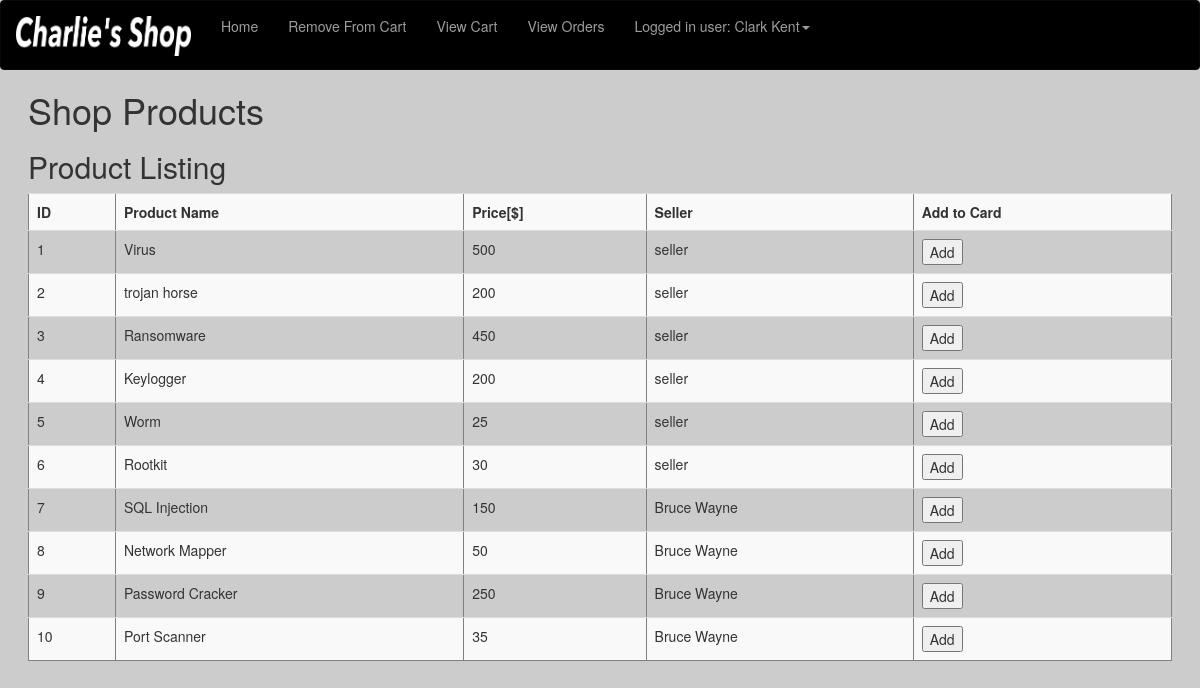
The app's page /C_shopProduct.php (signed in) with its own data.
### tables this page shows
CREATE TABLE `products` (
  `productID` int(11) NOT NULL,
  `productName` varchar(20) NOT NULL,
  `productPrice` varchar(20) NOT NULL,
  `productSeller` varchar(20) NOT NULL
);

### C_shopProduct.php (the view, shortened to what this page needs)
<?php
include ('connection.php');
?>
<?php
@$db = mysqli_connect($DBHost, $DBUser, $DBPassword, $DBName);
?>
<!DOCTYPE html>
<html>
		 <link rel="stylesheet" href="https://maxcdn.bootstrapcdn.com/bootstrap/3.4.1/css/bootstrap.min.css">
	<link rel="stylesheet" href="Style.css">
    </head>
    <body>
 <nav class="navbar navbar-inverse navbar-custom">
     <ul class="nav navbar-nav">
        	 <a class="navbar-brand" href="C_customerHome.php">
            <img src="images/Logo.png" alt="Logo"><br></a>
        <li>
           <a href="C_customerHome.php ">Home</a>
        </li>
        <li>
			<a href="C_removeCart.php">Remove From Cart</a>
        </li>
         <li>
            <a href="C_ViewCart.php">View Cart</a>
        </li>
		 <li>
            <a href='C_viewOrders.php'>View Orders</a><br>
        </li>
			<li class="dropdown">
            <a class="dropdown-toggle" data-toggle="dropdown" href="#"><?php
			echo "Logged in user: " . $_SESSION['user']['username'] ;
		?><span class="caret"></a>
        </li>
     </ul>
	</nav>
<main>
<h1>Shop Products</h1>
    <?php
		  $sql = 'SELECT * FROM Products';
  $result = mysqli_query($db, $sql);
        if(mysqli_num_rows($result) == 0) echo "<h2>There are Currently no members registered!</h2>";
        else{
            echo "<h2>Product Listing</h2>";
            echo "<table  class='table table-striped' border='1'>";
            echo "<tr><th>ID</th><th>Product Name</th><th>Price[$]</th><th>Seller</th><th>Add to Card</th></tr>";
            while($row = mysqli_fetch_assoc($result)){
                echo "<tr>";
                foreach($row as $value)
                {
                    echo "<td>$value</td>";
                }
       echo "<td><form method='POST'>
                  <input type='hidden' name='product_id' value='$row[productID]'>
				  <input type='hidden' name='product_name' value='$row[productName]'>
				  <input type='hidden' name='product_price' value='$row[productPrice]'>
				  <input type='hidden' name='product_seller' value='$row[productSeller]'>
                  <input type='submit' name='addToCart' value='Add'>
              </form></td>";
        echo "</tr>";
            }
            echo "</table>";
        }
echo "<br>";
    ?>
</main>
    </body>
</html>

### Style.css (style rules this page uses)
.navbar-custom { background-color: black; height: 5em; }
main { margin-inline:2em; }
body { background-color:#cccccc; }
img { align:left; height:2.2em; }

### records on screen
products: productID "1", productName "Virus", productPrice "500", productSeller "seller"
products: productID "2", productName "trojan horse", productPrice "200", productSeller "seller"
products: productID "3", productName "Ransomware", productPrice "450", productSeller "seller"
products: productID "4", productName "Keylogger", productPrice "200", productSeller "seller"
products: productID "5", productName "Worm", productPrice "25", productSeller "seller"
products: productID "6", productName "Rootkit", productPrice "30", productSeller "seller"
products: productID "7", productName "SQL Injection", productPrice "150", productSeller "Bruce Wayne"
products: productID "8", productName "Network Mapper", productPrice "50", productSeller "Bruce Wayne"
products: productID "9", productName "Password Cracker", productPrice "250", productSeller "Bruce Wayne"
products: productID "10", productName "Port Scanner", productPrice "35", productSeller "Bruce Wayne"

### other values on screen
$_SESSION['user']['username'] "Clark Kent"
